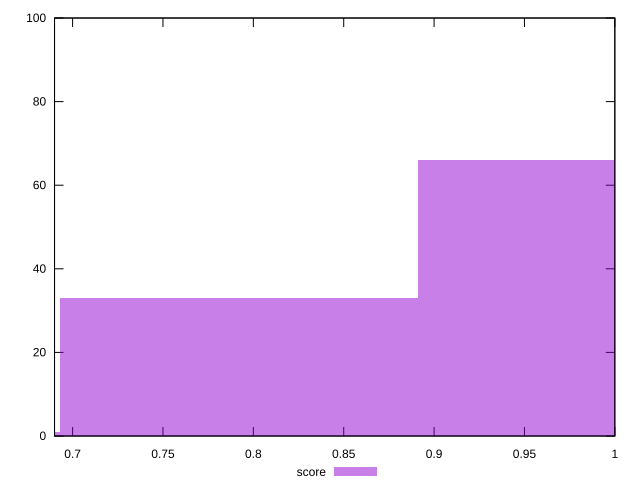

Source code (gnuplot):
reset

$score <<EOF
0.7921963988668711 33
0.5941472991501533 1
0.9902454985835889 66
EOF

set key outside below
set boxwidth 0.19804909971671777
set xrange [0.69:1]
set yrange [0:100]
set trange [0:100]
set style fill transparent solid 0.5 noborder
set terminal svg size 640, 490 enhanced background rgb 'white'
set output "report_00017_2021-02-10T15-08-03.406Z/uses-rel-preconnect/samples/pages+cached+noadtech+nomedia/score/histogram.svg"

plot $score title "score" with boxes

reset
